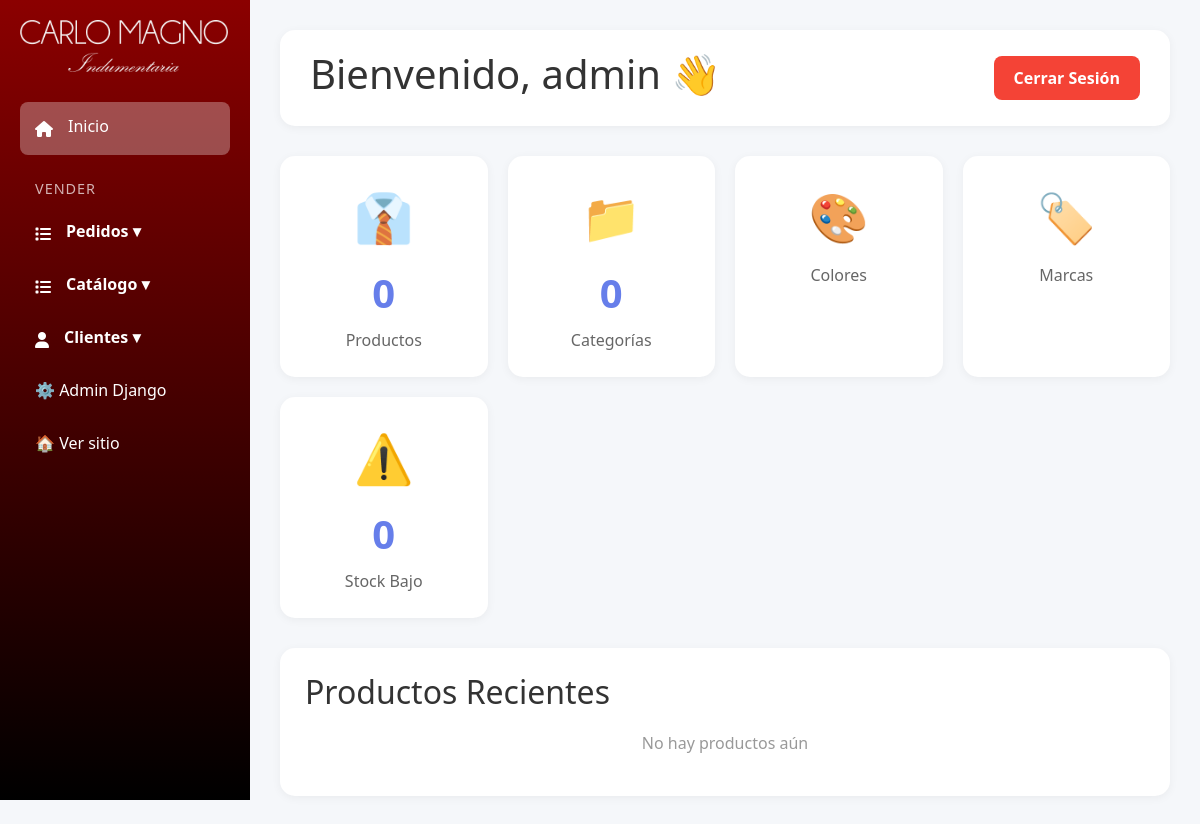
The page /panel/ (signed in) on the database as committed earlier.
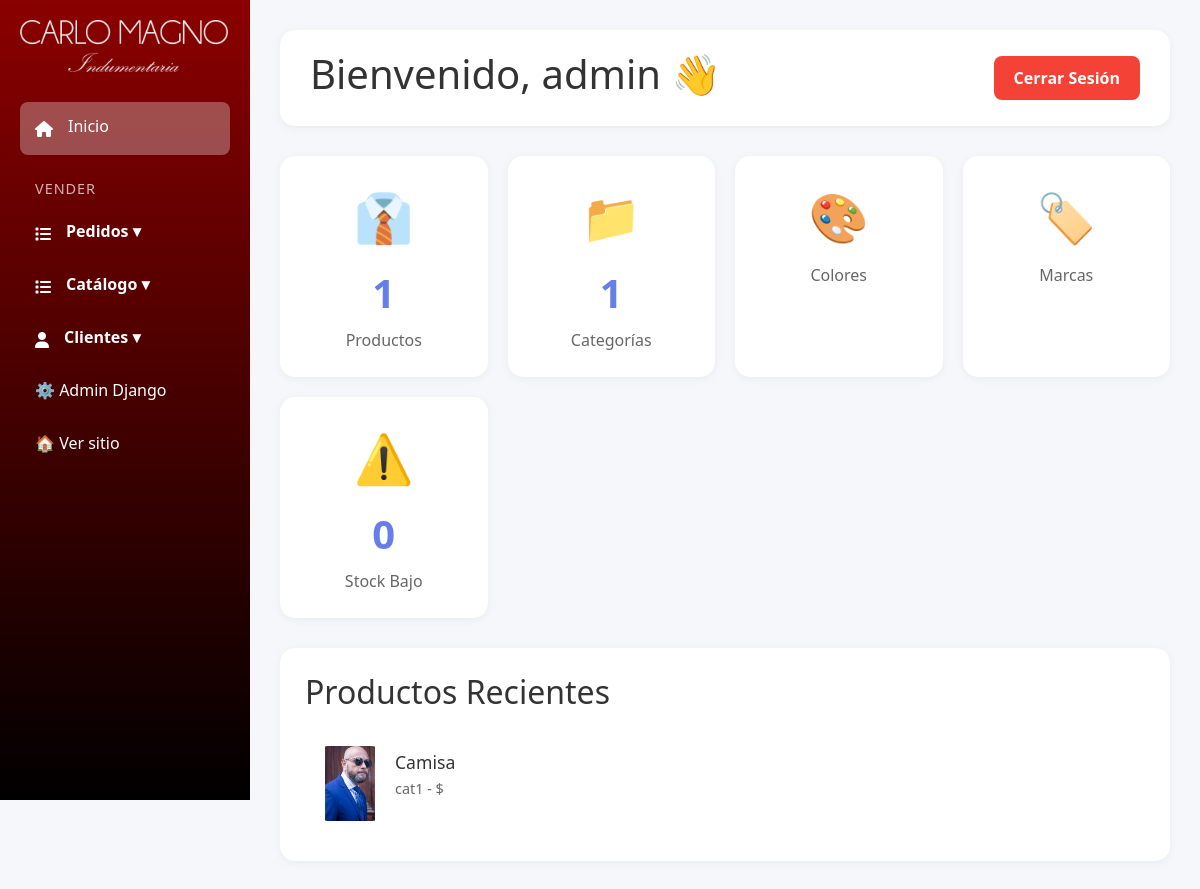
The same page on the database as committed later.
### productos/models.py (models this page shows, shortened)
class Producto(models.Model):
    nombre = models.CharField(max_length=200, verbose_name='Nombre')
    descripcion = models.TextField(verbose_name='Descripción')
    precio = models.DecimalField(
        max_digits=10,
        decimal_places=2,
        validators=[MinValueValidator(0)],
        verbose_name='Precio'
    )
    categoria = models.ForeignKey(
        Categoria,
        on_delete=models.PROTECT,
        related_name='categorias',
        verbose_name='Categoría'
    )
    marca = models.ForeignKey(
        Marca,
        on_delete=models.SET_NULL,
        null=True,
        blank=True,
        related_name='productos',
        verbose_name='Marca'
    )
    talle = models.ForeignKey(
        Talle,
        on_delete=models.SET_NULL,
        null=True,
        blank=True,
        related_name='productos',
        verbose_name='Talle'
    )
    colores = models.ManyToManyField(
        Color,
        related_name='productos',
        verbose_name='Colores disponibles',
        blank=True
    )
    imagen = models.ImageField(
        upload_to='productos/',
        null=True,
        blank=True,
        verbose_name='Imagen principal'
    )
    created_at = models.DateTimeField(auto_now_add=True, verbose_name='Fecha de creación')
    updated_at = models.DateTimeField(auto_now=True, verbose_name='Última actualización')
    class Meta:
        verbose_name = 'Producto'
        verbose_name_plural = 'Productos'
        ordering = ['-created_at']

class Categoria(models.Model):
    nombre = models.CharField(max_length=100, verbose_name='Nombre')
    descripcion = models.TextField(blank=True, verbose_name='Descripción')
    class Meta:
        verbose_name = 'Categoría'
        verbose_name_plural = 'Categorías'
        ordering = ['nombre']

### custom_admin/views.py (the view)
# urls.py: path('panel/', admin_views.dashboard, name='dashboard'),
@login_required(login_url='login')
def dashboard(request):
    if not request.user.is_staff:
        return redirect('inicio')
    context = {
        'total_productos': Producto.objects.count(),
        'total_categories': Categoria.objects.count(),
        'total_colores': Color.objects.count(),
        'total_marcas': Marca.objects.count(),
        'low_stock': ProductoStock.objects.filter(stock__lt=5).count(),
        'recent_productos': Producto.objects.order_by('-created_at')[:5],
    }
    return render(request, 'custom_admin/dashboard.html', context)

### productos/context_processors.py (called while the page is built, shortened)
def cart_processor(request):
    carrito = None
    cantidad_total = 0
    if request.user.is_authenticated:
        try:
            carrito = Carrito.objects.get(usuario=request.user)
            cantidad_total = carrito.get_cantidad_total()
        except Carrito.DoesNotExist:
            pass
    return {
        'carrito': carrito,
        'carrito_cantidad': cantidad_total
    }

### productos/models.py (called while the page is built)
    def get_cantidad_total(self):
        return sum(item.cantidad for item in self.items.all())

### templates/custom_admin/dashboard.html (shortened to what this page needs)
{% extends 'custom_admin/base.html' %}
{% load static %}
{%block extra_css %}
<link rel="stylesheet" href="{% static 'css/dashboard.css' %}" />
{% endblock %}
{% block content %}
<div class="main-content">
	<div class="header">
		<h1>Bienvenido, {{ user.username }} 👋</h1>
		<a href="{% url 'logout' %}" class="logout-btn">Cerrar Sesión</a>
	</div>
	<div class="stats-grid">
		<div class="stat-card">
			<div class="icon">👔</div>
			<div class="number">{{ total_productos }}</div>
			<div class="label">Productos</div>
		</div>
		<div class="stat-card">
			<div class="icon">📁</div>
			<div class="number">{{ total_categories }}</div>
			<div class="label">Categorías</div>
		</div>
		<div class="stat-card">
			<div class="icon">🎨</div>
			<div class="label">Colores</div>
		</div>
		<div class="stat-card">
			<div class="icon">🏷️</div>
			<div class="label">Marcas</div>
		</div>
		<div class="stat-card">
			<div class="icon">⚠️</div>
			<div class="number">{{ low_stock }}</div>
			<div class="label">Stock Bajo</div>
		</div>
	</div>
	<div class="recent-productos">
		<h2>Productos Recientes</h2>
		{% for producto in recent_productos %}
		<div class="product-item">
			{% if producto.imagen %}
			<img src="{{ producto.imagen.url }}" alt="{{ producto.nombre }}" />
			{% endif %}
			<div class="product-info">
				<h3>{{ producto.nombre }}</h3>
				<p>{{ producto.categoria.nombre }} - ${{ product.precio }}</p>
			</div>
		</div>
		{% empty %}
		<p style="text-align: center; color: #999">No hay productos aún</p>
		{% endfor %}
	</div>
</div>
{% load static %}
{% endblock %}

Rows that differ between the two databases and show on the page:
added Producto: imagen (placeholder picture), nombre "Camisa", categoria.nombre "cat1"
Other text that changed with them:
{{ total_productos }}: "0" → "1"
{{ total_categories }}: "0" → "1"
text no longer shown: "No hay productos aún"
